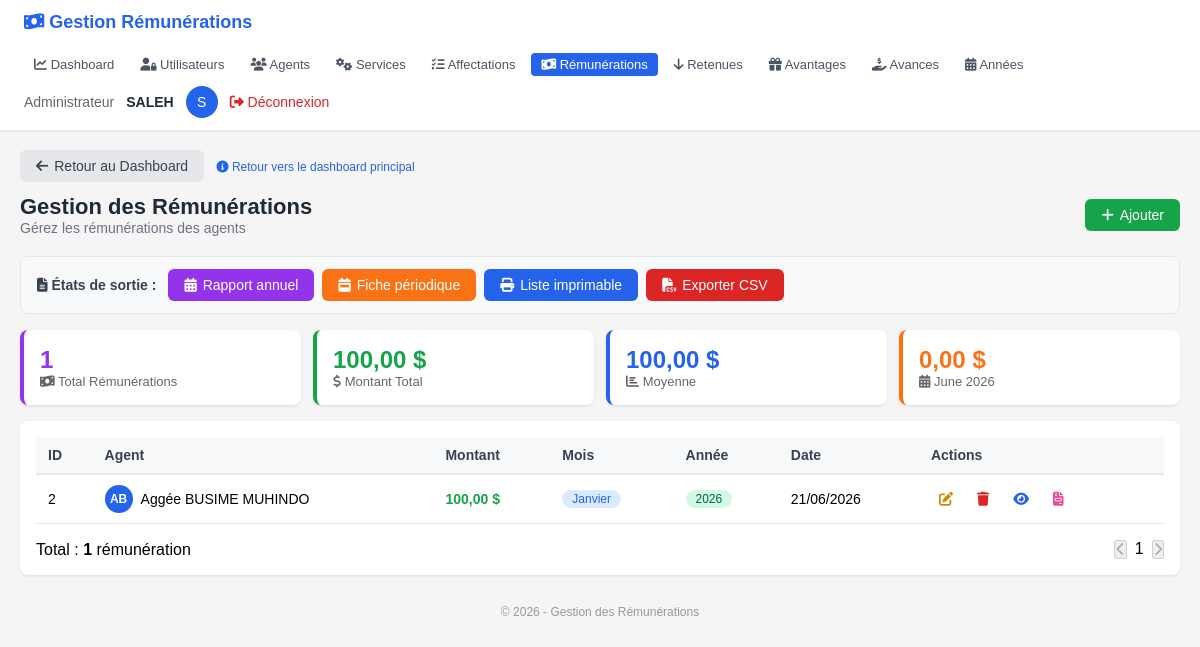
Page /pages/Remunerations/index.php (signed in) on the earlier database version.
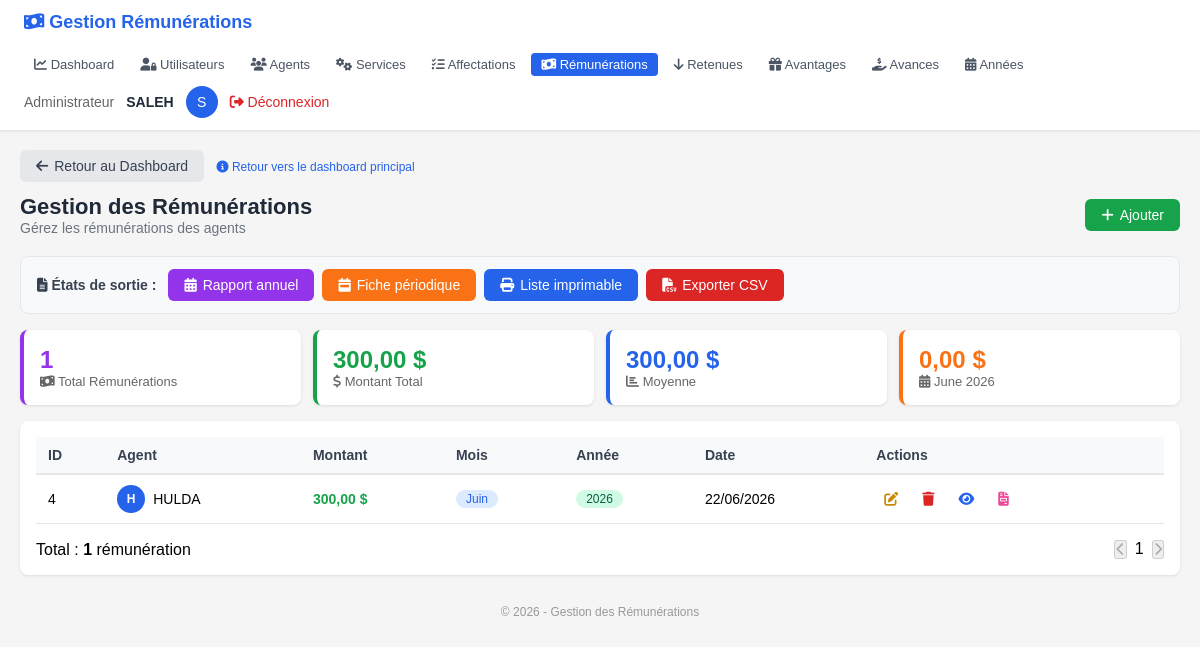
Same page on the later database version.
### tables this page shows
CREATE TABLE `remuneration` (
  `id` int(11) NOT NULL,
  `id_agent` int(11) NOT NULL,
  `montant` decimal(12,2) NOT NULL,
  `date_remun` date DEFAULT NULL,
  `mois` varchar(20) DEFAULT NULL,
  `annee` varchar(10) DEFAULT NULL
);

CREATE TABLE `agent` (
  `id_agent` int(11) NOT NULL,
  `nom_complet` varchar(150) NOT NULL,
  `adresse` varchar(255) DEFAULT NULL,
  `date_naissance` date DEFAULT NULL,
  `telephone` varchar(20) DEFAULT NULL,
  `profil` varchar(100) DEFAULT NULL,
  `lieu_naissance` varchar(100) DEFAULT NULL,
  `fonction` varchar(100) DEFAULT NULL
);

### Classes/remuneration.php (called while the page is built, shortened)
<?php
require_once __DIR__ . '/../Config/Database.php';
require_once __DIR__ . '/Agent.php';
class Remuneration {
    private $id;
    private $id_agent;
    private $montant;
    private $date_remun;
    private $mois;
    private $annee;
    private $agent;
    public function __construct(
        $id_agent = null,
        $montant = null,
        $date_remun = null,
        $mois = null,
        $annee = null,
        $id = null
    ) {
        $this->id = $id;
        $this->id_agent = $id_agent;
        $this->montant = $montant;
        $this->date_remun = $date_remun;
        $this->mois = $mois;
        $this->annee = $annee;
    }
    public function getId() { return $this->id; }
    public function getMontant() { return $this->montant; }
    public function getDateRemun() { return $this->date_remun; }
    public function getMois() { return $this->mois; }
    public function getAnnee() { return $this->annee; }
    public static function getAll($search = '') {
        $db = Database::getInstance();
        $sql = "SELECT r.*, a.nom_complet
                FROM remuneration r
                JOIN agent a ON r.id_agent = a.id_agent";
        $params = [];
        $sql .= " ORDER BY r.date_remun DESC";
        try {
            $stmt = $db->prepare($sql);
            $stmt->execute();
            $remunerations = [];
            while ($row = $stmt->fetch(PDO::FETCH_ASSOC)) {
                $remunerations[] = new self(
                    $row['id_agent'],
                    $row['montant'],
                    $row['date_remun'],
                    $row['mois'],
                    $row['annee'],
                    $row['id']
                );
            }
            return $remunerations;
        } catch (PDOException $e) {
            error_log("Erreur lors de la récupération des rémunérations : " . $e->getMessage());
            return [];
        }
    }
    public function getAgent() {
        if ($this->agent === null && $this->id_agent) {
            $this->agent = Agent::getById($this->id_agent);
        }
        return $this->agent;
    }
}

### Config/Database.php (called while the page is built, shortened)
<?php
class Database {
    private static $host = 'localhost';
    private static $db_name = 'gestion_remuneration';
    private static $user = 'root';
    private static $password = '';
    private static $conn;
    public static function connect() {
        self::$conn = null;
        try {
            $dsn = 'mysql:host=' . self::$host . ';dbname=' . self::$db_name . ';charset=utf8';
            self::$conn = new PDO($dsn, self::$user, self::$password);
            self::$conn->setAttribute(PDO::ATTR_ERRMODE, PDO::ERRMODE_EXCEPTION);
        } catch (PDOException $e) {
            die('Erreur de connexion : ' . $e->getMessage());
        }
        return self::$conn;
    }
    public static function getInstance() {
        return self::$conn;
    }
}
?>

### Classes/Agent.php (called while the page is built, shortened)
<?php
require_once __DIR__ . '/../Config/Database.php';
class Agent {
    private $id_agent;
    private $nom_complet;
    public function __construct(
        $nom_complet = null,
        $adresse = null,
        $date_naissance = null,
        $telephone = null,
        $profil = null,
        $lieu_naissance = null,
        $fonction = null,
        $id_agent = null
    ) {
        $this->id_agent = $id_agent;
        $this->nom_complet = $nom_complet;
    }
    public function getIdAgent() { return $this->id_agent; }
    public function getNomComplet() { return $this->nom_complet; }
    public static function getById($id) {
        $db = Database::getInstance();
        $sql = "SELECT * FROM agent WHERE id_agent = :id_agent";
        try {
            $stmt = $db->prepare($sql);
            $stmt->bindParam(':id_agent', $id);
            $stmt->execute();
            if ($stmt->rowCount() > 0) {
                $row = $stmt->fetch(PDO::FETCH_ASSOC);
                return new self(
                    $row['nom_complet'],
                    $row['adresse'],
                    $row['date_naissance'],
                    $row['telephone'],
                    $row['profil'],
                    $row['lieu_naissance'],
                    $row['fonction'],
                    $row['id_agent']
                );
            }
            return null;
        } catch (PDOException $e) {
            error_log("Erreur lors de la récupération de l'agent : " . $e->getMessage());
            return null;
        }
    }
}
?>

### pages/Remunerations/index.php (the view, shortened to what the changed rows need)
<?php
require_once __DIR__ . '/../../Config/Database.php';
require_once __DIR__ . '/../../Classes/Remuneration.php';
require_once __DIR__ . '/../../Classes/Agent.php';
$remunerations = Remuneration::getAll();
$totalRemunerations = count($remunerations);
$totalMontant = 0;
foreach ($remunerations as $remuneration) {
    $totalMontant += $remuneration->getMontant();
}
?>
<!DOCTYPE html>
<html lang="fr">
<head>
    <link rel="stylesheet" href="https://cdnjs.cloudflare.com/ajax/libs/font-awesome/6.4.0/css/all.min.css">
</head>
<body>
<div class="header">
    <div class="header-left">
        <h1><i class="fas fa-money-bill-wave" style="color:#2563eb;"></i> Gestion Rémunérations</h1>
    </div>
</div>
<div class="container">
    <div class="top">
        <div>
            <h2>Gestion des Rémunérations</h2>
        </div>
    </div>
    <div class="grid-4">
        <div class="card border-green">
            <div class="number text-green"><?php echo number_format($totalMontant, 2, ',', ' '); ?> $</div>
            <div class="label"><i class="fas fa-dollar-sign"></i> Montant Total</div>
        </div>
        <div class="card border-blue">
            <div class="number text-blue"><?php echo $totalRemunerations > 0 ? number_format($totalMontant / $totalRemunerations, 2, ',', ' ') : '0,00'; ?> $</div>
            <div class="label"><i class="fas fa-chart-bar"></i> Moyenne</div>
        </div>
    </div>
    <div class="card">
        <div class="table-wrap">
            <table>
                <thead>
                    <tr>
                        <th>ID</th>
                        <th>Agent</th>
                        <th>Montant</th>
                        <th>Mois</th>
                        <th>Année</th>
                        <th>Date</th>
                        <th>Actions</th>
                    </tr>
                </thead>
                <tbody>
                    <?php if (empty($remunerations)): ?>
                    <tr>
                        <td colspan="7" class="empty">
                            <i class="fas fa-inbox"></i>
                            Aucune rémunération trouvée
                        </td>
                    </tr>
                    <?php else: ?>
                        <?php foreach ($remunerations as $remuneration):
                            $agent = $remuneration->getAgent();
                            $agentId = 0;
                            if ($agent) {
                                if (method_exists($agent, 'getIdAgent')) {
                                    $agentId = $agent->getIdAgent();
                                } elseif (method_exists($agent, 'getId')) {
                                    $agentId = $agent->getId();
                                } elseif (method_exists($agent, 'getAgentId')) {
                                    $agentId = $agent->getAgentId();
                                } elseif (method_exists($agent, 'getID')) {
                                    $agentId = $agent->getID();
                                }
                            }
                        ?>
                        <tr>
                            <td><?php echo $remuneration->getId(); ?></td>
                            <td>
                                <div style="display:flex;align-items:center;gap:8px;">
                                    <div style="width:28px;height:28px;background:#2563eb;border-radius:50%;display:flex;align-items:center;justify-content:center;color:white;font-size:12px;font-weight:bold;">
                                        <?php
                                        $nom = $agent ? $agent->getNomComplet() : 'N/A';
                                        $initials = '';
                                        $parts = explode(' ', $nom);
                                        foreach ($parts as $part) {
                                            $initials .= strtoupper(substr($part, 0, 1));
                                        }
                                        echo substr($initials, 0, 2);
                                        ?>
                                    </div>
                                    <?php echo $agent ? htmlspecialchars($agent->getNomComplet()) : '<span style="color:#999;">Agent inconnu</span>'; ?>
                                </div>
                            </td>
                            <td class="text-green" style="font-weight:bold;">
                                <?php echo number_format($remuneration->getMontant(), 2, ',', ' '); ?> $
                            </td>
                            <td>
                                <span class="badge badge-blue">
                                    <?php echo htmlspecialchars($remuneration->getMois()); ?>
                                </span>
                            </td>
                            <td>
                                <span class="badge badge-green">
                                    <?php echo htmlspecialchars($remuneration->getAnnee()); ?>
                                </span>
                            </td>
                            <td><?php echo date('d/m/Y', strtotime($remuneration->getDateRemun())); ?></td>
                            <td>
                                <div class="action-icons">
                                    <a href="edit.php?id=<?php echo $remuneration->getId(); ?>" class="edit" title="Modifier">
                                        <i class="fas fa-edit"></i>
                                    </a>
                                    <a href="delete.php?id=<?php echo $remuneration->getId(); ?>" class="delete" title="Supprimer"
                                       onclick="return confirm('Êtes-vous sûr de vouloir supprimer cette rémunération ?')">
                                        <i class="fas fa-trash"></i>
                                    </a>
                                    <a href="receipt.php?id=<?php echo $remuneration->getId(); ?>" class="view" title="Voir">
                                        <i class="fas fa-eye"></i>
                                    </a>
                                    <?php if ($agentId > 0): ?>
                                    <a href="fiche_paie.php?id=<?php echo $remuneration->getId(); ?>&agent_id=<?php echo $agentId; ?>" class="pay" title="Fiche de paie" target="_blank">
                                        <i class="fas fa-file-invoice"></i>
                                    </a>
                                    <?php endif; ?>
                                </div>
                            </td>
                        </tr>
                        <?php endforeach; ?>
                    <?php endif; ?>
                </tbody>
            </table>
        </div>
    </div>
</div>
</body>
</html>

Differences in the rows shown:
removed remuneration: id "2", initials "AB", id_agent.nom_complet "Aggée BUSIME MUHINDO", montant "100,00", mois "Janvier", annee "2026", date_remun "21/06/2026"
added remuneration: id "4", initials "H", id_agent.nom_complet "HULDA", montant "300,00", mois "Juin", annee "2026", date_remun "22/06/2026"
Other differences:
$totalMontant: "100,00" → "300,00"
$totalMontant / $totalRemunerations: "100,00" → "300,00"
